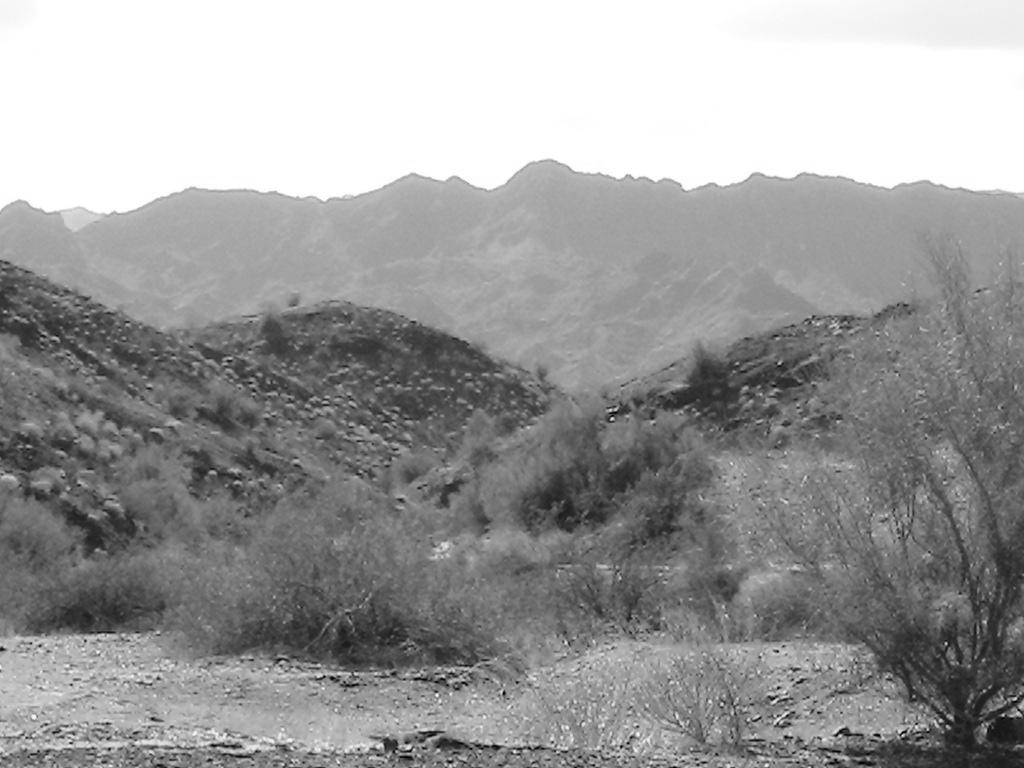
#> input picture test/PVD_cover/00000000_(4).jpg, 1024 x 768 px, found by its file name
$ jupyter execute histogram_analysis.ipynb   (older library calls are emulated)
#> lines starting #> are read from the running program, lines starting #| are printed output that depends on the picture; long printed decimals are rounded
[cell 1]
import cv2
import numpy as np
from skimage.metrics import structural_similarity as ssim
from typing import Tuple
from matplotlib import pyplot as plt
from PIL import Image

def plot_histograms(image_paths, titles):
    num_images = len(image_paths)
    fig, axes = plt.subplots(1, num_images, figsize=(16, 4))

    for idx, (image_path, title) in enumerate(zip(image_paths, titles)):
        image = Image.open(image_path).convert('RGB')
        image_pixels = image.getdata()

        r_channel = [pixel[0] for pixel in image_pixels]
        g_channel = [pixel[1] for pixel in image_pixels]
        b_channel = [pixel[2] for pixel in image_pixels]

        axes[idx].hist(r_channel, bins=256, color='red', alpha=0.5, label='Red')
        axes[idx].hist(g_channel, bins=256, color='green', alpha=0.5, label='Green')
        axes[idx].hist(b_channel, bins=256, color='blue', alpha=0.5, label='Blue')
        axes[idx].set_title(title)
        axes[idx].set_xlabel('Pixel Value')
        axes[idx].set_xlim([0, 256])
        axes[idx].legend()

    plt.show()

def mse(imageA: np.ndarray, imageB: np.ndarray) -> float:
    err = np.sum((imageA.astype("float") - imageB.astype("float")) ** 2)
    err /= float(imageA.shape[0] * imageA.shape[1])
    return err

def compare_images(imageA: np.ndarray, imageB: np.ndarray) -> Tuple[float, float]:
    m = mse(imageA, imageB)
    win_size = min(imageA.shape[0], imageA.shape[1], imageB.shape[0], imageB.shape[1])
    win_size = max(win_size, 1)
    if win_size % 2 == 0:
        win_size -= 1
    s = ssim(imageA, imageB, win_size=win_size, multichannel=True, channel_axis=2)
    return m, s

if __name__ == "__main__":
    image1_path = 'filtered_1/00000000_(4).jpg'
    image2_path = 'filtered_1/00000007_(4).jpg'

    image1 = cv2.imread(image1_path)
#> image1 is the input picture: shape (768, 1024, 3); min 0, max 255, mean 155.8
    image2 = cv2.imread(image2_path)
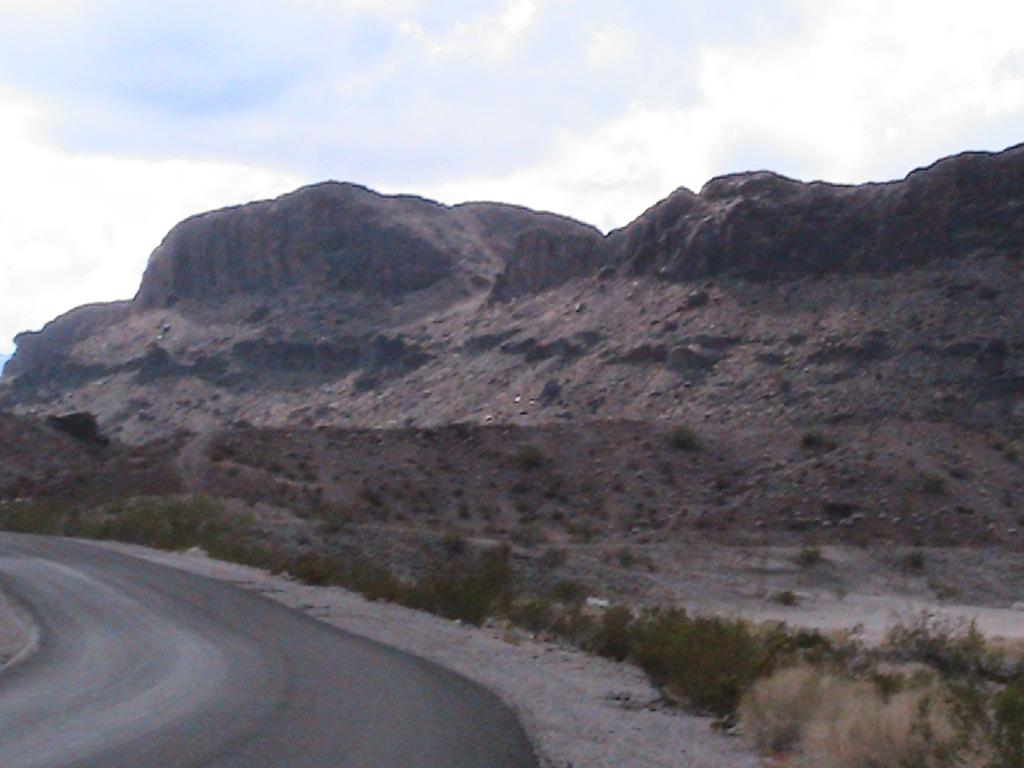
#> input picture original_datasets/00000007_(4).jpg, 1024 x 768 px, found by its file name
#> image2 is the input picture: shape (768, 1024, 3); mean B, G, R 130.5, 123.3, 125.4

    image_path = [image1_path, image2_path]
    titles = ['image1', 'image2']
    mse_value, ssim_value = compare_images(image1, image2)
#> in mse, `err = np.sum((imageA.astype("float") - imageB.astype("float")) ** 2)`: err = 7.29e+09
#> in mse, `err /= float(imageA.shape[0] * imageA.shape[1])`: err = 9272
#> in compare_images, `s = ssim(imageA, imageB, win_size=win_size, multichannel=True, channel..`: s = 0.781
#> mse_value = 9272; ssim_value = 0.781
    print(f"MSE: {mse_value}, SSIM: {ssim_value}")
#| MSE: 9271.993, SSIM: 0.7806
    plot_histograms(image_path, titles)
#> in plot_histograms, `r_channel = [pixel[0] for pixel in image_pixels]`: r_channel = 786432 items
#> in plot_histograms, `plt.show()`:
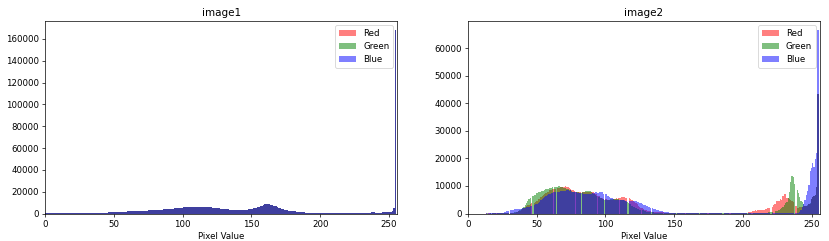
#> figure drawn by matplotlib, 2 panels; panel 1: tallest bar 168044 high, from x = 254 to 255; panel 1: tallest bar 168044 high, from x = 254 to 255; panel 1: tallest bar 168044 high, from x = 254 to 255; panel 2: tallest bar 43212 high, from x = 254.1 to 255
